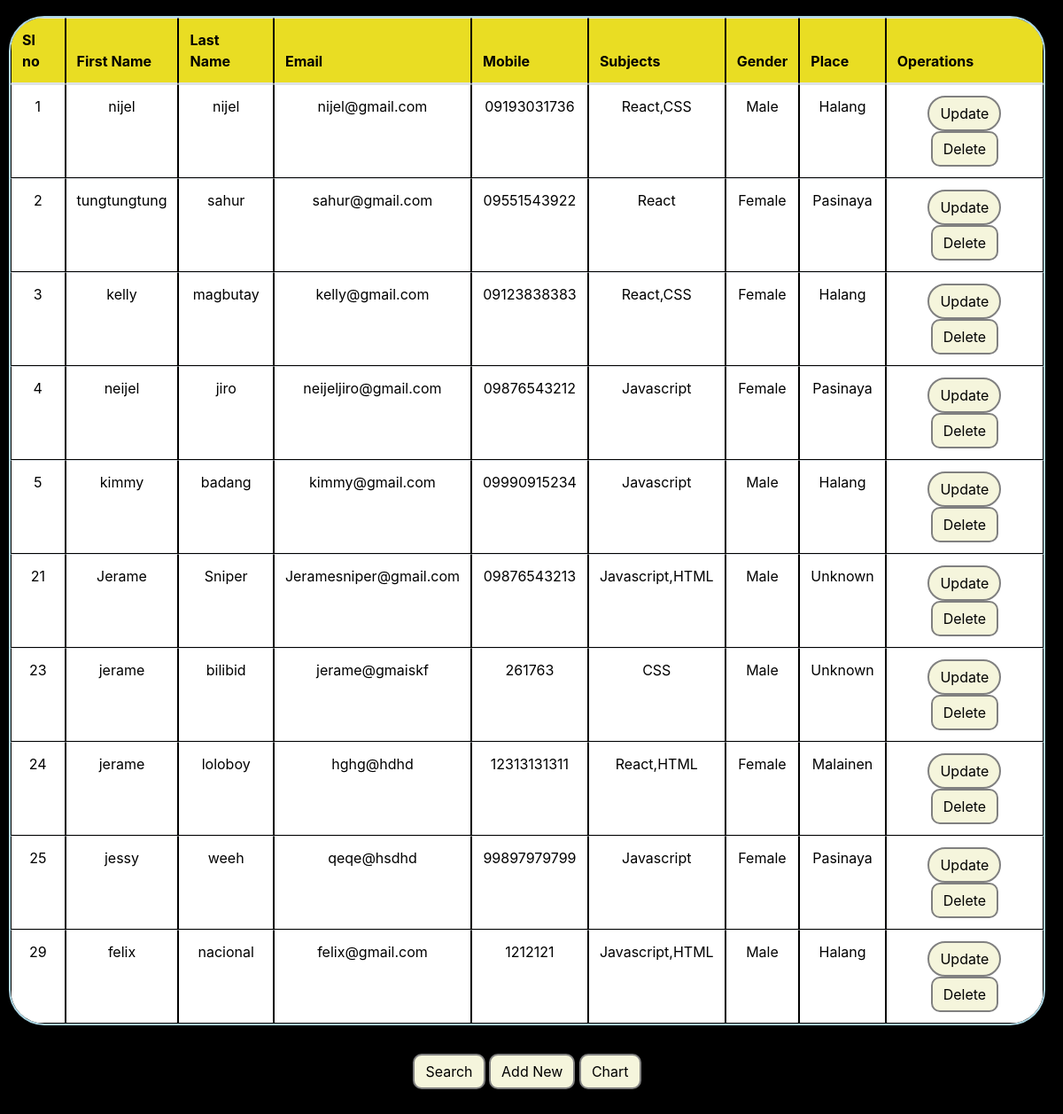
The page /read.php on the database as committed earlier.
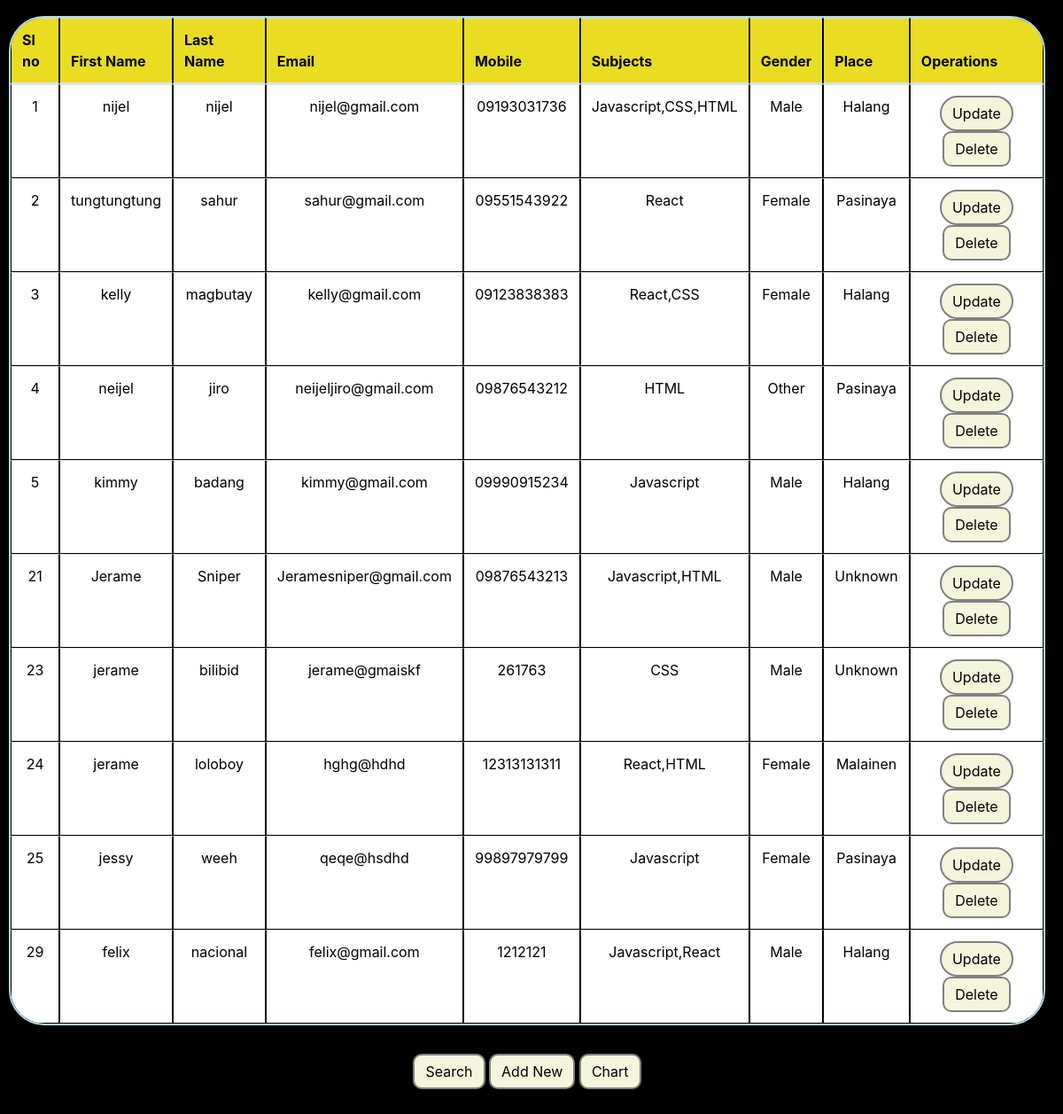
The same page on the database as committed later.
### tables this page shows
CREATE TABLE `seriescrud` (
  `ID` int(11) NOT NULL,
  `Fname` varchar(100) NOT NULL,
  `Lname` varchar(100) NOT NULL,
  `Email` varchar(225) NOT NULL,
  `Mobile` varchar(20) NOT NULL,
  `multipleData` varchar(255) NOT NULL,
  `gender` enum('Male','Female','Other','') NOT NULL,
  `place` varchar(255) NOT NULL
);

### read.php (the view, shortened to what this page needs)
<?php
 include 'connect.php';
 ?>
 <!doctype html>
<html lang="en">
  <head>
     <link rel="stylesheet" href="https://cdn.jsdelivr.net/npm/bootstrap@4.0.0/dist/css/bootstrap.min.css">
  </head>
  <body>
    <div class="contaier my-2">
    <table class="table">
  <thead>
    <tr>
      <th scope="col">Sl no</th>
      <th scope="col">First Name</th>
      <th scope="col">Last Name</th>
      <th scope="col">Email</th>
      <th scope="col">Mobile</th>
      <th scope="col">Subjects</th>
      <th scope="col">Gender</th>
      <th scope="col">Place</th>
      <th scope="col">Operations</th>
    </tr>
  </thead>
  <tbody>
<?php
$sql="Select * from `seriescrud`";
$result=mysqli_query($con,$sql);
while($row=mysqli_fetch_assoc($result)){
    $ID = $row['ID'];
    $Fname = $row['Fname'];
    $Lname = $row['Lname'];
    $Email = $row['Email'];
    $Mobile = $row['Mobile'];
    $datas=$row['multipleData'];
    $Gender=$row['gender'];
    $place=$row['place'];
    echo '<tr>
        <td scope="row">'.$ID.'</td>
        <td>'.$Fname.'</td>
        <td>'.$Lname.'</td>
        <td>'.$Email.'</td>
        <td>'.$Mobile.'</td>
        <td>'.$datas.'</td>
        <td>'.$Gender.'</td>
        <td>'.$place.'</td>
        <td>
        <a name="update" href="update.php?updateid='.$ID.'" class="btn btn-primary">Update</a>
        <a name="delete" href="delete.php?deleteid='.$ID.'" class="btn btn-danger">Delete</a>
      </td>
      </tr>';
}
?>
  </tbody>
</table>
      <center>
        <a name="search"href= "search.php"class="btn btn-primary my-3">Search</a>
         <a name="add" href="index.php" class = "btn btn-success my-3" >Add New</a>
          <a name="chart" href="chart.php" class = "btn btn-warning my-3" >Chart</a>
      </center>
    </div>
  </body>
</html>

### read.php (style rules this page uses)
body { background-color:black; padding:10px; margin-right:10px; }
tr { background-color:white; border:2px solid black; border-radius:10px; color:black; }
th { background-color:#e9dd23; }
a[name="update"] { background-color:beige; border:2px solid gray; border-radius:40px; color:black; }
a[name="delete"] { background-color:beige; border:2px solid gray; border-radius:10px; color:black; }
td { text-align:center; }
table, th, td { border: 1px solid black; }
table { border-collapse: separate; border-spacing: 0; border: 2px solid lightblue; border-radius: 40px; overflow: hidden; }
a[name="search"],[name="add"],[name="chart"] { background-color:beige; border:2px solid gray; border-radius:10px; color:black; }

Rows that differ between the two databases and show on the page:
changed seriescrud "nijel": multipleData "React,CSS" → "Javascript,CSS,HTML"
changed seriescrud "neijel": multipleData "Javascript" → "HTML"; gender "Female" → "Other"
changed seriescrud "felix": multipleData "Javascript,HTML" → "Javascript,React"
